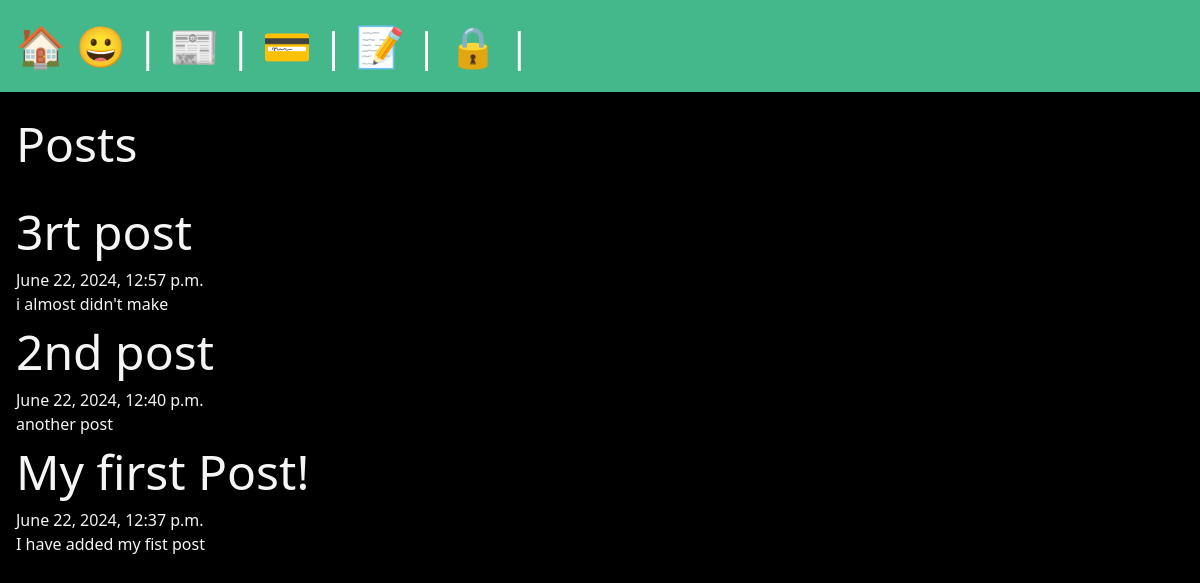
The page /posts/ on the database as committed earlier.
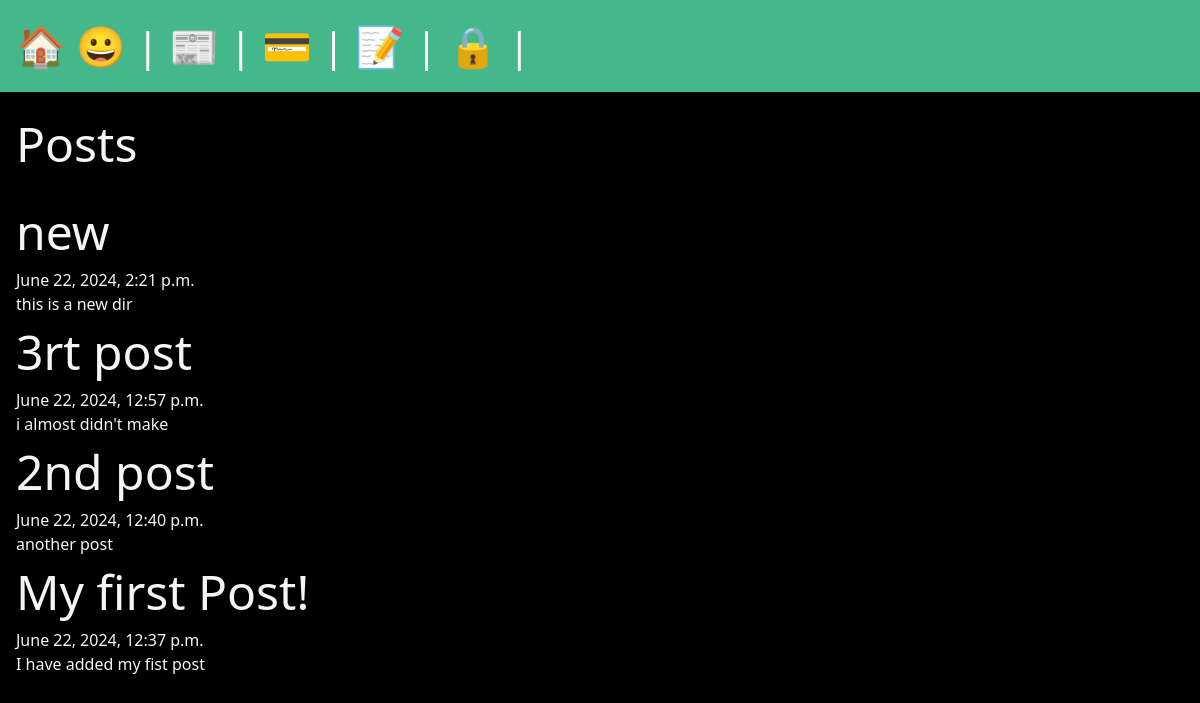
The same page on the database as committed later.
### posts/models.py (models this page shows, shortened)
class Post(models.Model):
    title = models.CharField(max_length=255)
    body=models.TextField()
    slug=models.SlugField()
    date = models.DateTimeField(auto_now_add=True)
    banner = models.ImageField(default='fallback.png', upload_to='banners/')
    author = models.ForeignKey(User, on_delete=models.CASCADE, default=None)

### posts/views.py (the view)
# urls.py: path('', views.posts_list, name='list'),
def posts_list(request):
    posts=Post.objects.all().order_by('-date')
    return render(request, 'posts/post_list.html',{'posts':posts})

### posts/templates/posts/post_list.html (shortened to what this page needs)
{% extends 'layout.html' %}
{% block content %}
    <section>
        <h1>Posts<h1/>
        {% for post in posts %}
            <article>
                <h2>
                    <a href="{% url 'posts:post' slug=post.slug %}">
                        {{post.title}}
                    </a>
                </h2>
                <p>{{post.date}}<p/>
                <p>{{post.body}}<p/>
            </article>
        {% endfor %}
    </section>
{% endblock %}

### templates/layout.html (shortened to what this page needs)
{% load compress %}
{% load static %}
<!DOCTYPE html>
<html lang="en">
<head>
    {% load static %}
    {% compress css %}
        <link rel="stylesheet" href="{% static 'src/output.css' %}">
    {% endcompress %}
    <link rel="stylesheet" href="{% static 'css/style.css' %}">
    <script src="https://cdn.tailwindcss.com"></script>
    <link href="https://cdnjs.cloudflare.com/ajax/libs/flowbite/2.3.0/flowbite.min.css" rel="stylesheet" />
</head>
<body>
    <nav>
        <a href="/">
            <span role="img" aria-label="Home">🏠</span>
        </a>
        <a href="/about">
            <span role="img" aria-label="About">😀</span>
        </a> |
        <a href="{% url 'posts:list' %}">
            <span role="img" aria-label="Posts">📰</span>
        </a> |
        <a href="{% url 'card' %}">
            <span role="img" aria-label="card">💳</span>
        </a> |
        {% if user.is_authenticated %}
            <a href="{% url 'posts:create_post' %}">
                <span role="img" aria-label="new post">📝</span>
            </a> |
            <form action="{% url 'users:logout' %}" method="POST">
                {% csrf_token %}
                <button type="submit">Logout</button>
            </form>
        {% else %}
            <a href="{% url 'users:register' %}">
                <span role="img" aria-label="user register">📝</span>
            </a> |
            <a href="{% url 'users:login' %}">
                <span role="img" aria-label="user login">🔒</span>
            </a> |
        {% endif %}
    </nav>
    <main>
        {% block content %}
        {% endblock %}
    </main>
</body>
</html>

### static/css/style.css (style rules this page uses)
* { margin: 0; padding: 0; box-sizing: border-box; }
body { min-height: 100vh; background-color: black; color: whitesmoke; font-size: 3rem; }
nav { padding: 1rem; background-color: #44B78B; color: white; font-size: 2.5rem; }
main { padding: 1rem; }
section { display: flex; flex-flow: column; gap: 1rem; }
h2 { font-size: 2.5rem; }
p { font-size: 1rem; }
a { text-decoration: none; color: #81dbb8; }

Rows that differ between the two databases and show on the page:
added Post: title "new", date "June 22, 2024, 2:21 p.m.", body "this is a new dir"
